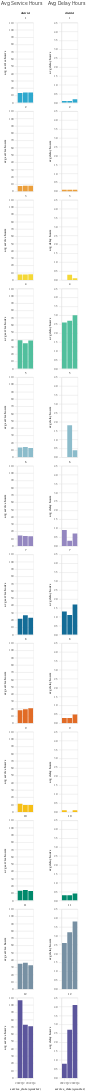

Notebook source saved alongside this figure:
### Code cell
bar1 = facet_by_district(district_df, "avg_service_hours")
bar2 = facet_by_district(district_df, "avg_delay_hours")

district_chart = styleguide.apply_chart_config(alt.hconcat(bar1, bar2))
district_chart

### Figure 1 — Vega-Lite specification as saved in the notebook (floating-point values rounded to 4 significant figures)
{"config": {"view": {"continuousWidth": 400, "continuousHeight": 300}, "axis": {"domainColor": "#cbcbcb", "grid": true, "gridColor": "#cbcbcb", "gridWidth": 1, "labelColor": "#474747", "labelFont": "Nunito Sans", "labelFontSize": 10, "labelPadding": 4, "tickColor": "#cbcbcb", "tickSize": 10, "titleColor": "#333", "titleFont": "Raleway", "titleFontSize": 12, "titlePadding": 10}, "axisBand": {"grid": false}, "background": "white", "font": "Raleway", "header": {"labelFont": "Nunito Sans", "titleFont": "Raleway"}, "legend": {"labelColor": "#333", "labelFont": "Nunito Sans", "labelFontSize": 11, "labelLimit": 0, "padding": 1, "symbolSize": 30, "symbolType": "square", "titleColor": "#333", "titleFont": "Raleway", "titleFontSize": 14, "titlePadding": 10}, "title": {"anchor": "middle", "font": "Raleway", "fontSize": 18, "fontWeight": 300, "offset": 20}}, "hconcat": [{"data": {"name": "data-b8ec92d522e95fb3cd48705d0d545073"}, "facet": {"field": "district", "type": "nominal"}, "spec": {"mark": "bar", "encoding": {"color": {"field": "district", "legend": null, "scale": {"range": ["#2EA8CE", "#EB9F3C", "#F4D837", "#51BF9D", "#8CBCCB", "#9487C0", "#136C97", "#E16B26", "#F6BF16", "#00896B", "#7790A3", "#5B559C"]}, "title": null, "type": "nominal"}, "tooltip": [{"field": "district", "type": "quantitative"}, {"field": "year_quarter", "type": "nominal"}, {"field": "value", "type": "quantitative"}, {"field": "variable", "type": "nominal"}], "x": {"axis": {"format": "2022 Q%q"}, "field": "service_date", "timeUnit": "quarter", "type": "ordinal"}, "y": {"field": "value", "title": "avg service hours", "type": "quantitative"}}, "selection": {"selector017": {"type": "interval", "bind": "scales", "encodings": ["x", "y"]}}}, "columns": 1, "spacing": 10, "title": "Avg Service Hours"}, {"data": {"name": "data-bf0504bc389f443d47cebfce56ffbed6"}, "facet": {"field": "district", "type": "nominal"}, "spec": {"mark": "bar", "encoding": {"color": {"field": "district", "legend": null, "scale": {"range": ["#2EA8CE", "#EB9F3C", "#F4D837", "#51BF9D", "#8CBCCB", "#9487C0", "#136C97", "#E16B26", "#F6BF16", "#00896B", "#7790A3", "#5B559C"]}, "title": null, "type": "nominal"}, "tooltip": [{"field": "district", "type": "quantitative"}, {"field": "year_quarter", "type": "nominal"}, {"field": "value", "type": "quantitative"}, {"field": "variable", "type": "nominal"}], "x": {"axis": {"format": "2022 Q%q"}, "field": "service_date", "timeUnit": "quarter", "type": "ordinal"}, "y": {"field": "value", "title": "avg delay hours", "type": "quantitative"}}, "selection": {"selector018": {"type": "interval", "bind": "scales", "encodings": ["x", "y"]}}}, "columns": 1, "spacing": 10, "title": "Avg Delay Hours"}], "$schema": "https://vega.github.io/schema/vega-lite/v4.17.0.json", "datasets": {"data-b8ec92d522e95fb3cd48705d0d545073": [{"district": 1, "variable": "avg_service_hours", "value": 13.5, "service_date": "2022-05-04", "year_quarter": "Q2_2022", "quarter": "Q2", "year": 2022}, {"district": 2, "variable": "avg_service_hours", "value": 7.4, "service_date": "2022-05-04", "year_quarter": "Q2_2022", "quarter": "Q2", "year": 2022}, {"district": 3, "variable": "avg_service_hours", "value": 7.7, "service_date": "2022-05-04", "year_quarter": "Q2_2022", "quarter": "Q2", "year": 2022}, {"district": 4, "variable": "avg_service_hours", "value": 39.1, "service_date": "2022-05-04", "year_quarter": "Q2_2022", "quarter": "Q2", "year": 2022}, {"district": 5, "variable": "avg_service_hours", "value": 13.7, "service_date": "2022-05-04", "year_quarter": "Q2_2022", "quarter": "Q2", "year": 2022}, {"district": 6, "variable": "avg_service_hours", "value": 14.3, "service_date": "2022-05-04", "year_quarter": "Q2_2022", "quarter": "Q2", "year": 2022}, {"district": 7, "variable": "avg_service_hours", "value": 22.0, "service_date": "2022-05-04", "year_quarter": "Q2_2022", "quarter": "Q2", "year": 2022}, {"district": 8, "variable": "avg_service_hours", "value": 17.8, "service_date": "2022-05-04", "year_quarter": "Q2_2022", "quarter": "Q2", "year": 2022}, {"district": 9, "variable": "avg_service_hours", "value": 11.3, "service_date": "2022-05-04", "year_quarter": "Q2_2022", "quarter": "Q2", "year": 2022}, {"district": 10, "variable": "avg_service_hours", "value": 13.6, "service_date": "2022-05-04", "year_quarter": "Q2_2022", "quarter": "Q2", "year": 2022}, {"district": 11, "variable": "avg_service_hours", "value": 35.0, "service_date": "2022-05-04", "year_quarter": "Q2_2022", "quarter": "Q2", "year": 2022}, {"district": 12, "variable": "avg_service_hours", "value": 106.6, "service_date": "2022-05-04", "year_quarter": "Q2_2022", "quarter": "Q2", "year": 2022}, {"district": 1, "variable": "avg_service_hours", "value": 14.3, "service_date": "2022-08-17", "year_quarter": "Q3_2022", "quarter": "Q3", "year": 2022}, {"district": 2, "variable": "avg_service_hours", "value": 7.8, "service_date": "2022-08-17", "year_quarter": "Q3_2022", "quarter": "Q3", "year": 2022}, {"district": 3, "variable": "avg_service_hours", "value": 7.5, "service_date": "2022-08-17", "year_quarter": "Q3_2022", "quarter": "Q3", "year": 2022}, {"district": 4, "variable": "avg_service_hours", "value": 35.1, "service_date": "2022-08-17", "year_quarter": "Q3_2022", "quarter": "Q3", "year": 2022}, {"district": 5, "variable": "avg_service_hours", "value": 14.2, "service_date": "2022-08-17", "year_quarter": "Q3_2022", "quarter": "Q3", "year": 2022}, {"district": 6, "variable": "avg_service_hours", "value": 13.8, "service_date": "2022-08-17", "year_quarter": "Q3_2022", "quarter": "Q3", "year": 2022}, {"district": 7, "variable": "avg_service_hours", "value": 26.7, "service_date": "2022-08-17", "year_quarter": "Q3_2022", "quarter": "Q3", "year": 2022}, {"district": 8, "variable": "avg_service_hours", "value": 19.3, "service_date": "2022-08-17", "year_quarter": "Q3_2022", "quarter": "Q3", "year": 2022}, {"district": 9, "variable": "avg_service_hours", "value": 9.6, "service_date": "2022-08-17", "year_quarter": "Q3_2022", "quarter": "Q3", "year": 2022}, {"district": 10, "variable": "avg_service_hours", "value": 14.6, "service_date": "2022-08-17", "year_quarter": "Q3_2022", "quarter": "Q3", "year": 2022}, {"district": 11, "variable": "avg_service_hours", "value": 36.2, "service_date": "2022-08-17", "year_quarter": "Q3_2022", "quarter": "Q3", "year": 2022}, {"district": 12, "variable": "avg_service_hours", "value": 72.9, "service_date": "2022-08-17", "year_quarter": "Q3_2022", "quarter": "Q3", "year": 2022}, {"district": 1, "variable": "avg_service_hours", "value": 14.3, "service_date": "2022-10-12", "year_quarter": "Q4_2022", "quarter": "Q4", "year": 2022}, {"district": 2, "variable": "avg_service_hours", "value": 7.8, "service_date": "2022-10-12", "year_quarter": "Q4_2022", "quarter": "Q4", "year": 2022}, {"district": 3, "variable": "avg_service_hours", "value": 8.1, "service_date": "2022-10-12", "year_quarter": "Q4_2022", "quarter": "Q4", "year": 2022}, {"district": 4, "variable": "avg_service_hours", "value": 38.6, "service_date": "2022-10-12", "year_quarter": "Q4_2022", "quarter": "Q4", "year": 2022}, {"district": 5, "variable": "avg_service_hours", "value": 12.9, "service_date": "2022-10-12", "year_quarter": "Q4_2022", "quarter": "Q4", "year": 2022}, {"district": 6, "variable": "avg_service_hours", "value": 13.5, "service_date": "2022-10-12", "year_quarter": "Q4_2022", "quarter": "Q4", "year": 2022}, {"district": 7, "variable": "avg_service_hours", "value": 23.1, "service_date": "2022-10-12", "year_quarter": "Q4_2022", "quarter": "Q4", "year": 2022}, {"district": 8, "variable": "avg_service_hours", "value": 20.7, "service_date": "2022-10-12", "year_quarter": "Q4_2022", "quarter": "Q4", "year": 2022}, {"district": 9, "variable": "avg_service_hours", "value": 9.6, "service_date": "2022-10-12", "year_quarter": "Q4_2022", "quarter": "Q4", "year": 2022}, {"district": 10, "variable": "avg_service_hours", "value": 13.0, "service_date": "2022-10-12", "year_quarter": "Q4_2022", "quarter": "Q4", "year": 2022}, {"district": 11, "variable": "avg_service_hours", "value": 33.0, "service_date": "2022-10-12", "year_quarter": "Q4_2022", "quarter": "Q4", "year": 2022}, {"district": 12, "variable": "avg_service_hours", "value": 70.8, "service_date": "2022-10-12", "year_quarter": "Q4_2022", "quarter": "Q4", "year": 2022}], "data-bf0504bc389f443d47cebfce56ffbed6": [{"district": 1, "variable": "avg_delay_hours", "value": 0.1, "service_date": "2022-05-04", "year_quarter": "Q2_2022", "quarter": "Q2", "year": 2022}, {"district": 2, "variable": "avg_delay_hours", "value": 0.1, "service_date": "2022-05-04", "year_quarter": "Q2_2022", "quarter": "Q2", "year": 2022}, {"district": 3, "variable": "avg_delay_hours", "value": 0.0, "service_date": "2022-05-04", "year_quarter": "Q2_2022", "quarter": "Q2", "year": 2022}, {"district": 4, "variable": "avg_delay_hours", "value": 2.6, "service_date": "2022-05-04", "year_quarter": "Q2_2022", "quarter": "Q2", "year": 2022}, {"district": 5, "variable": "avg_delay_hours", "value": 0.0, "service_date": "2022-05-04", "year_quarter": "Q2_2022", "quarter": "Q2", "year": 2022}, {"district": 6, "variable": "avg_delay_hours", "value": 0.9, "service_date": "2022-05-04", "year_quarter": "Q2_2022", "quarter": "Q2", "year": 2022}, {"district": 7, "variable": "avg_delay_hours", "value": 1.3, "service_date": "2022-05-04", "year_quarter": "Q2_2022", "quarter": "Q2", "year": 2022}, {"district": 8, "variable": "avg_delay_hours", "value": 0.3, "service_date": "2022-05-04", "year_quarter": "Q2_2022", "quarter": "Q2", "year": 2022}, {"district": 9, "variable": "avg_delay_hours", "value": 0.1, "service_date": "2022-05-04", "year_quarter": "Q2_2022", "quarter": "Q2", "year": 2022}, {"district": 10, "variable": "avg_delay_hours", "value": 0.3, "service_date": "2022-05-04", "year_quarter": "Q2_2022", "quarter": "Q2", "year": 2022}, {"district": 11, "variable": "avg_delay_hours", "value": 2.6, "service_date": "2022-05-04", "year_quarter": "Q2_2022", "quarter": "Q2", "year": 2022}, {"district": 12, "variable": "avg_delay_hours", "value": 0.8, "service_date": "2022-05-04", "year_quarter": "Q2_2022", "quarter": "Q2", "year": 2022}, {"district": 1, "variable": "avg_delay_hours", "value": 0.1, "service_date": "2022-08-17", "year_quarter": "Q3_2022", "quarter": "Q3", "year": 2022}, {"district": 2, "variable": "avg_delay_hours", "value": 0.1, "service_date": "2022-08-17", "year_quarter": "Q3_2022", "quarter": "Q3", "year": 2022}, {"district": 3, "variable": "avg_delay_hours", "value": 0.3, "service_date": "2022-08-17", "year_quarter": "Q3_2022", "quarter": "Q3", "year": 2022}, {"district": 4, "variable": "avg_delay_hours", "value": 2.7, "service_date": "2022-08-17", "year_quarter": "Q3_2022", "quarter": "Q3", "year": 2022}, {"district": 5, "variable": "avg_delay_hours", "value": 1.8, "service_date": "2022-08-17", "year_quarter": "Q3_2022", "quarter": "Q3", "year": 2022}, {"district": 6, "variable": "avg_delay_hours", "value": 0.3, "service_date": "2022-08-17", "year_quarter": "Q3_2022", "quarter": "Q3", "year": 2022}, {"district": 7, "variable": "avg_delay_hours", "value": 1.1, "service_date": "2022-08-17", "year_quarter": "Q3_2022", "quarter": "Q3", "year": 2022}, {"district": 8, "variable": "avg_delay_hours", "value": 0.3, "service_date": "2022-08-17", "year_quarter": "Q3_2022", "quarter": "Q3", "year": 2022}, {"district": 9, "variable": "avg_delay_hours", "value": 0.0, "service_date": "2022-08-17", "year_quarter": "Q3_2022", "quarter": "Q3", "year": 2022}, {"district": 10, "variable": "avg_delay_hours", "value": 0.3, "service_date": "2022-08-17", "year_quarter": "Q3_2022", "quarter": "Q3", "year": 2022}, {"district": 11, "variable": "avg_delay_hours", "value": 3.2, "service_date": "2022-08-17", "year_quarter": "Q3_2022", "quarter": "Q3", "year": 2022}, {"district": 12, "variable": "avg_delay_hours", "value": 2.7, "service_date": "2022-08-17", "year_quarter": "Q3_2022", "quarter": "Q3", "year": 2022}, {"district": 1, "variable": "avg_delay_hours", "value": 0.2, "service_date": "2022-10-12", "year_quarter": "Q4_2022", "quarter": "Q4", "year": 2022}, {"district": 2, "variable": "avg_delay_hours", "value": 0.1, "service_date": "2022-10-12", "year_quarter": "Q4_2022", "quarter": "Q4", "year": 2022}, {"district": 3, "variable": "avg_delay_hours", "value": 0.1, "service_date": "2022-10-12", "year_quarter": "Q4_2022", "quarter": "Q4", "year": 2022}, {"district": 4, "variable": "avg_delay_hours", "value": 3.0, "service_date": "2022-10-12", "year_quarter": "Q4_2022", "quarter": "Q4", "year": 2022}, {"district": 5, "variable": "avg_delay_hours", "value": 0.4, "service_date": "2022-10-12", "year_quarter": "Q4_2022", "quarter": "Q4", "year": 2022}, {"district": 6, "variable": "avg_delay_hours", "value": 0.7, "service_date": "2022-10-12", "year_quarter": "Q4_2022", "quarter": "Q4", "year": 2022}, {"district": 7, "variable": "avg_delay_hours", "value": 1.7, "service_date": "2022-10-12", "year_quarter": "Q4_2022", "quarter": "Q4", "year": 2022}, {"district": 8, "variable": "avg_delay_hours", "value": 0.5, "service_date": "2022-10-12", "year_quarter": "Q4_2022", "quarter": "Q4", "year": 2022}, {"district": 9, "variable": "avg_delay_hours", "value": 0.1, "service_date": "2022-10-12", "year_quarter": "Q4_2022", "quarter": "Q4", "year": 2022}, {"district": 10, "variable": "avg_delay_hours", "value": 0.4, "service_date": "2022-10-12", "year_quarter": "Q4_2022", "quarter": "Q4", "year": 2022}, {"district": 11, "variable": "avg_delay_hours", "value": 3.8, "service_date": "2022-10-12", "year_quarter": "Q4_2022", "quarter": "Q4", "year": 2022}, {"district": 12, "variable": "avg_delay_hours", "value": 4.1, "service_date": "2022-10-12", "year_quarter": "Q4_2022", "quarter": "Q4", "year": 2022}]}}
